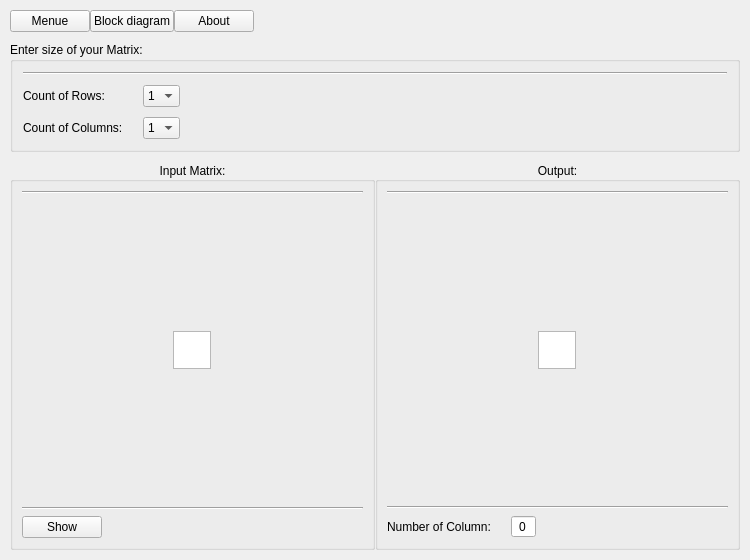
<?xml version="1.0" encoding="UTF-8"?>
<ui version="4.0">
 <class>Lab6Window</class>
 <widget class="QWidget" name="Lab6Window">
  <property name="geometry">
   <rect>
    <x>0</x>
    <y>0</y>
    <width>750</width>
    <height>560</height>
   </rect>
  </property>
  <property name="windowTitle">
   <string>Lab 6</string>
  </property>
  <layout class="QGridLayout" name="gridLayout_2" rowstretch="0,1">
   <property name="leftMargin">
    <number>10</number>
   </property>
   <property name="topMargin">
    <number>10</number>
   </property>
   <property name="rightMargin">
    <number>10</number>
   </property>
   <property name="bottomMargin">
    <number>10</number>
   </property>
   <property name="horizontalSpacing">
    <number>0</number>
   </property>
   <property name="verticalSpacing">
    <number>10</number>
   </property>
   <item row="1" column="0">
    <layout class="QGridLayout" name="GLBody" rowstretch="0,1" columnstretch="0,0">
     <property name="horizontalSpacing">
      <number>0</number>
     </property>
     <property name="verticalSpacing">
      <number>10</number>
     </property>
     <item row="1" column="0">
      <widget class="QGroupBox" name="GBInput">
       <property name="sizePolicy">
        <sizepolicy hsizetype="Preferred" vsizetype="Preferred">
         <horstretch>0</horstretch>
         <verstretch>0</verstretch>
        </sizepolicy>
       </property>
       <property name="title">
        <string>Input Matrix:</string>
       </property>
       <property name="alignment">
        <set>Qt::AlignCenter</set>
       </property>
       <property name="flat">
        <bool>false</bool>
       </property>
       <property name="checkable">
        <bool>false</bool>
       </property>
       <layout class="QGridLayout" name="gridLayout" rowstretch="0,1,0,0,0" columnstretch="0">
        <item row="3" column="0">
         <layout class="QFormLayout" name="FLShow">
          <item row="0" column="0">
           <widget class="QPushButton" name="pBtnShow">
            <property name="sizePolicy">
             <sizepolicy hsizetype="Maximum" vsizetype="Maximum">
              <horstretch>0</horstretch>
              <verstretch>0</verstretch>
             </sizepolicy>
            </property>
            <property name="text">
             <string>Show</string>
            </property>
           </widget>
          </item>
          <item row="0" column="1">
           <widget class="QLabel" name="LPass">
            <property name="text">
             <string/>
            </property>
           </widget>
          </item>
         </layout>
        </item>
        <item row="1" column="0">
         <layout class="QGridLayout" name="GLMatrix">
          <property name="sizeConstraint">
           <enum>QLayout::SetDefaultConstraint</enum>
          </property>
          <property name="spacing">
           <number>0</number>
          </property>
          <item row="1" column="1">
           <widget class="QTableWidget" name="TWInputMatrix">
            <property name="sizePolicy">
             <sizepolicy hsizetype="Maximum" vsizetype="Maximum">
              <horstretch>0</horstretch>
              <verstretch>0</verstretch>
             </sizepolicy>
            </property>
            <property name="maximumSize">
             <size>
              <width>38</width>
              <height>38</height>
             </size>
            </property>
            <property name="verticalScrollBarPolicy">
             <enum>Qt::ScrollBarAlwaysOff</enum>
            </property>
            <property name="horizontalScrollBarPolicy">
             <enum>Qt::ScrollBarAlwaysOff</enum>
            </property>
            <property name="autoScroll">
             <bool>false</bool>
            </property>
            <property name="gridStyle">
             <enum>Qt::SolidLine</enum>
            </property>
            <property name="rowCount">
             <number>1</number>
            </property>
            <property name="columnCount">
             <number>1</number>
            </property>
            <attribute name="horizontalHeaderVisible">
             <bool>false</bool>
            </attribute>
            <attribute name="horizontalHeaderCascadingSectionResizes">
             <bool>false</bool>
            </attribute>
            <attribute name="horizontalHeaderMinimumSectionSize">
             <number>38</number>
            </attribute>
            <attribute name="horizontalHeaderDefaultSectionSize">
             <number>38</number>
            </attribute>
            <attribute name="horizontalHeaderHighlightSections">
             <bool>false</bool>
            </attribute>
            <attribute name="verticalHeaderVisible">
             <bool>false</bool>
            </attribute>
            <attribute name="verticalHeaderMinimumSectionSize">
             <number>38</number>
            </attribute>
            <attribute name="verticalHeaderDefaultSectionSize">
             <number>38</number>
            </attribute>
            <attribute name="verticalHeaderHighlightSections">
             <bool>false</bool>
            </attribute>
            <row/>
            <column/>
           </widget>
          </item>
          <item row="1" column="2">
           <spacer name="horizontalSpacer_3">
            <property name="orientation">
             <enum>Qt::Horizontal</enum>
            </property>
            <property name="sizeType">
             <enum>QSizePolicy::Minimum</enum>
            </property>
            <property name="sizeHint" stdset="0">
             <size>
              <width>0</width>
              <height>0</height>
             </size>
            </property>
           </spacer>
          </item>
          <item row="1" column="0">
           <spacer name="horizontalSpacer_2">
            <property name="orientation">
             <enum>Qt::Horizontal</enum>
            </property>
            <property name="sizeType">
             <enum>QSizePolicy::Minimum</enum>
            </property>
            <property name="sizeHint" stdset="0">
             <size>
              <width>0</width>
              <height>0</height>
             </size>
            </property>
           </spacer>
          </item>
          <item row="0" column="1">
           <spacer name="verticalSpacer_5">
            <property name="orientation">
             <enum>Qt::Vertical</enum>
            </property>
            <property name="sizeType">
             <enum>QSizePolicy::Minimum</enum>
            </property>
            <property name="sizeHint" stdset="0">
             <size>
              <width>0</width>
              <height>0</height>
             </size>
            </property>
           </spacer>
          </item>
          <item row="2" column="1">
           <spacer name="verticalSpacer_6">
            <property name="orientation">
             <enum>Qt::Vertical</enum>
            </property>
            <property name="sizeType">
             <enum>QSizePolicy::Minimum</enum>
            </property>
            <property name="sizeHint" stdset="0">
             <size>
              <width>0</width>
              <height>0</height>
             </size>
            </property>
           </spacer>
          </item>
         </layout>
        </item>
        <item row="0" column="0">
         <widget class="Line" name="line_2">
          <property name="orientation">
           <enum>Qt::Horizontal</enum>
          </property>
         </widget>
        </item>
        <item row="2" column="0">
         <widget class="Line" name="line_6">
          <property name="orientation">
           <enum>Qt::Horizontal</enum>
          </property>
         </widget>
        </item>
       </layout>
      </widget>
     </item>
     <item row="1" column="1">
      <widget class="QGroupBox" name="GBOutput">
       <property name="title">
        <string>Output:</string>
       </property>
       <property name="alignment">
        <set>Qt::AlignCenter</set>
       </property>
       <layout class="QGridLayout" name="gridLayout_5" rowstretch="0,1,0,0">
        <item row="3" column="0">
         <layout class="QFormLayout" name="FLAnswer">
          <property name="horizontalSpacing">
           <number>20</number>
          </property>
          <property name="verticalSpacing">
           <number>0</number>
          </property>
          <item row="0" column="0">
           <widget class="QLabel" name="LColumnIndex">
            <property name="text">
             <string>Number of Column:</string>
            </property>
           </widget>
          </item>
          <item row="0" column="1">
           <widget class="QSpinBox" name="SPColumnIndex">
            <property name="sizePolicy">
             <sizepolicy hsizetype="Maximum" vsizetype="Maximum">
              <horstretch>0</horstretch>
              <verstretch>0</verstretch>
             </sizepolicy>
            </property>
            <property name="alignment">
             <set>Qt::AlignCenter</set>
            </property>
            <property name="readOnly">
             <bool>true</bool>
            </property>
            <property name="buttonSymbols">
             <enum>QAbstractSpinBox::NoButtons</enum>
            </property>
            <property name="stepType">
             <enum>QAbstractSpinBox::DefaultStepType</enum>
            </property>
           </widget>
          </item>
         </layout>
        </item>
        <item row="0" column="0">
         <widget class="Line" name="line_3">
          <property name="orientation">
           <enum>Qt::Horizontal</enum>
          </property>
         </widget>
        </item>
        <item row="1" column="0">
         <layout class="QGridLayout" name="GLOutputMatrix">
          <property name="horizontalSpacing">
           <number>0</number>
          </property>
          <item row="1" column="1">
           <widget class="QTableWidget" name="TWOutputMatrix">
            <property name="sizePolicy">
             <sizepolicy hsizetype="Maximum" vsizetype="Maximum">
              <horstretch>0</horstretch>
              <verstretch>0</verstretch>
             </sizepolicy>
            </property>
            <property name="maximumSize">
             <size>
              <width>38</width>
              <height>38</height>
             </size>
            </property>
            <property name="verticalScrollBarPolicy">
             <enum>Qt::ScrollBarAlwaysOff</enum>
            </property>
            <property name="horizontalScrollBarPolicy">
             <enum>Qt::ScrollBarAlwaysOff</enum>
            </property>
            <property name="autoScroll">
             <bool>false</bool>
            </property>
            <attribute name="horizontalHeaderVisible">
             <bool>false</bool>
            </attribute>
            <attribute name="horizontalHeaderMinimumSectionSize">
             <number>38</number>
            </attribute>
            <attribute name="horizontalHeaderDefaultSectionSize">
             <number>38</number>
            </attribute>
            <attribute name="horizontalHeaderHighlightSections">
             <bool>false</bool>
            </attribute>
            <attribute name="verticalHeaderVisible">
             <bool>false</bool>
            </attribute>
            <attribute name="verticalHeaderMinimumSectionSize">
             <number>38</number>
            </attribute>
            <attribute name="verticalHeaderDefaultSectionSize">
             <number>38</number>
            </attribute>
            <attribute name="verticalHeaderHighlightSections">
             <bool>false</bool>
            </attribute>
           </widget>
          </item>
          <item row="2" column="1">
           <spacer name="verticalSpacer_4">
            <property name="orientation">
             <enum>Qt::Vertical</enum>
            </property>
            <property name="sizeType">
             <enum>QSizePolicy::Minimum</enum>
            </property>
            <property name="sizeHint" stdset="0">
             <size>
              <width>0</width>
              <height>0</height>
             </size>
            </property>
           </spacer>
          </item>
          <item row="1" column="0">
           <spacer name="horizontalSpacer_4">
            <property name="orientation">
             <enum>Qt::Horizontal</enum>
            </property>
            <property name="sizeType">
             <enum>QSizePolicy::Minimum</enum>
            </property>
            <property name="sizeHint" stdset="0">
             <size>
              <width>0</width>
              <height>0</height>
             </size>
            </property>
           </spacer>
          </item>
          <item row="0" column="1">
           <spacer name="verticalSpacer_3">
            <property name="orientation">
             <enum>Qt::Vertical</enum>
            </property>
            <property name="sizeType">
             <enum>QSizePolicy::Minimum</enum>
            </property>
            <property name="sizeHint" stdset="0">
             <size>
              <width>0</width>
              <height>0</height>
             </size>
            </property>
           </spacer>
          </item>
          <item row="1" column="2">
           <spacer name="horizontalSpacer_5">
            <property name="orientation">
             <enum>Qt::Horizontal</enum>
            </property>
            <property name="sizeType">
             <enum>QSizePolicy::Minimum</enum>
            </property>
            <property name="sizeHint" stdset="0">
             <size>
              <width>0</width>
              <height>0</height>
             </size>
            </property>
           </spacer>
          </item>
         </layout>
        </item>
        <item row="2" column="0">
         <widget class="Line" name="line_9">
          <property name="orientation">
           <enum>Qt::Horizontal</enum>
          </property>
         </widget>
        </item>
       </layout>
      </widget>
     </item>
     <item row="0" column="0" colspan="2">
      <widget class="QGroupBox" name="GBInputSize">
       <property name="title">
        <string>Enter size of your Matrix:</string>
       </property>
       <layout class="QFormLayout" name="formLayout">
        <property name="horizontalSpacing">
         <number>20</number>
        </property>
        <property name="verticalSpacing">
         <number>10</number>
        </property>
        <property name="leftMargin">
         <number>10</number>
        </property>
        <property name="topMargin">
         <number>10</number>
        </property>
        <property name="rightMargin">
         <number>10</number>
        </property>
        <property name="bottomMargin">
         <number>10</number>
        </property>
        <item row="0" column="0" colspan="2">
         <widget class="Line" name="line">
          <property name="orientation">
           <enum>Qt::Horizontal</enum>
          </property>
         </widget>
        </item>
        <item row="1" column="0">
         <widget class="QLabel" name="LRows">
          <property name="text">
           <string>Count of Rows:</string>
          </property>
         </widget>
        </item>
        <item row="1" column="1">
         <widget class="QComboBox" name="CBCountRows">
          <property name="sizePolicy">
           <sizepolicy hsizetype="Maximum" vsizetype="Maximum">
            <horstretch>0</horstretch>
            <verstretch>0</verstretch>
           </sizepolicy>
          </property>
          <item>
           <property name="text">
            <string>1</string>
           </property>
          </item>
          <item>
           <property name="text">
            <string>2</string>
           </property>
          </item>
          <item>
           <property name="text">
            <string>3</string>
           </property>
          </item>
          <item>
           <property name="text">
            <string>4</string>
           </property>
          </item>
          <item>
           <property name="text">
            <string>5</string>
           </property>
          </item>
          <item>
           <property name="text">
            <string>6</string>
           </property>
          </item>
         </widget>
        </item>
        <item row="2" column="0">
         <widget class="QLabel" name="LColumns">
          <property name="text">
           <string>Count of Columns:</string>
          </property>
         </widget>
        </item>
        <item row="2" column="1">
         <widget class="QComboBox" name="CBCountColumns">
          <property name="sizePolicy">
           <sizepolicy hsizetype="Maximum" vsizetype="Maximum">
            <horstretch>0</horstretch>
            <verstretch>0</verstretch>
           </sizepolicy>
          </property>
          <item>
           <property name="text">
            <string>1</string>
           </property>
          </item>
          <item>
           <property name="text">
            <string>2</string>
           </property>
          </item>
          <item>
           <property name="text">
            <string>3</string>
           </property>
          </item>
          <item>
           <property name="text">
            <string>4</string>
           </property>
          </item>
          <item>
           <property name="text">
            <string>5</string>
           </property>
          </item>
          <item>
           <property name="text">
            <string>6</string>
           </property>
          </item>
         </widget>
        </item>
       </layout>
      </widget>
     </item>
    </layout>
   </item>
   <item row="0" column="0">
    <layout class="QHBoxLayout" name="HLMenue">
     <property name="spacing">
      <number>0</number>
     </property>
     <item>
      <widget class="QPushButton" name="pBtnMenue">
       <property name="text">
        <string>Menue</string>
       </property>
      </widget>
     </item>
     <item>
      <widget class="QPushButton" name="pBtnBlockDiagram">
       <property name="text">
        <string>Block diagram</string>
       </property>
      </widget>
     </item>
     <item>
      <widget class="QPushButton" name="pBtnAbout">
       <property name="text">
        <string>About</string>
       </property>
      </widget>
     </item>
     <item>
      <spacer name="horizontalSpacer">
       <property name="orientation">
        <enum>Qt::Horizontal</enum>
       </property>
       <property name="sizeHint" stdset="0">
        <size>
         <width>40</width>
         <height>20</height>
        </size>
       </property>
      </spacer>
     </item>
    </layout>
   </item>
  </layout>
 </widget>
 <resources/>
 <connections/>
</ui>
